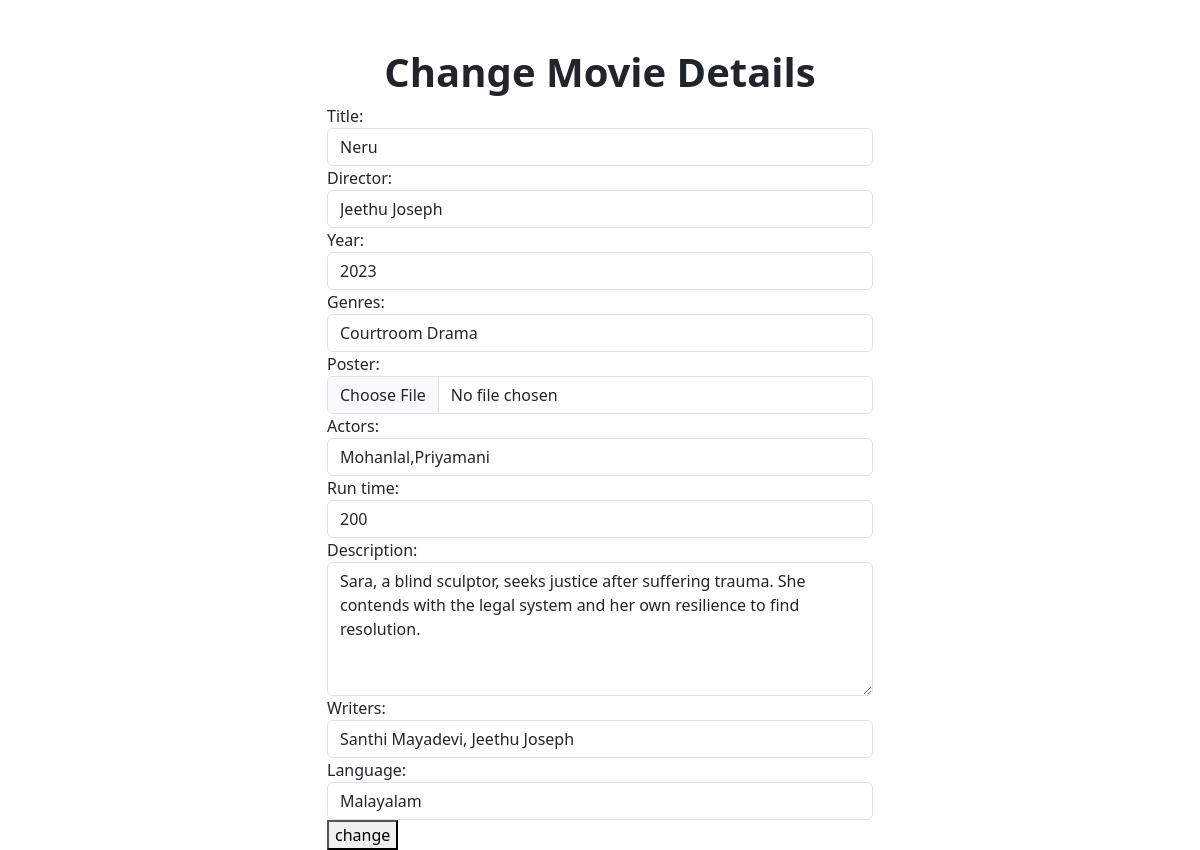
The page /myapp/movies/5/change/ on the database its author committed.
### myapp/models.py (models this page shows, shortened)
class Movie(models.Model):#pascalcase
    title=models.CharField(max_length=200,unique=True)
    director=models.CharField(max_length=200)
    year=models.CharField(max_length=200)
    genres=models.CharField(max_length=200)
    poster=models.ImageField(upload_to='images',default='images/default.jpg',blank=True)
    actors=models.CharField(max_length=200)
    run_time=models.PositiveIntegerField() #snakecase
    description=models.CharField(max_length=200,null=True)
    writers=models.CharField(max_length=200)
    language=models.CharField(max_length=200)

### myapp/views.py (the view, shortened to what this page needs)
# urls.py: path('movies/<int:pk>/change/',views.MovieUpdateView.as_view(),name='movie-update')
class MovieUpdateView(View):
    def get(self,request,*args,**kwargs):
        id=kwargs.get("pk")
        movie_object=Movie.objects.get(id=id)
        form=MovieForm(instance=movie_object)
        return render(request,'movie_edit.html',{'form':form})

### myapp/forms.py
class MovieForm(forms.ModelForm):
    class Meta:
        model=Movie
        fields="__all__"
        widgets={
            "title":forms.TextInput(attrs={'class':'form-control'}),
            "director":forms.TextInput(attrs={'class':'form-control'}),
            "year":forms.TextInput(attrs={'class':'form-control'}),
            "genres":forms.TextInput(attrs={'class':'form-control'}),
            "poster":forms.FileInput(attrs={'class':'form-control'}),
            "actors":forms.TextInput(attrs={'class':'form-control'}),
            "run_time":forms.TextInput(attrs={'class':'form-control'}),
            "description":forms.Textarea(attrs={'class':'form-control','rows':5}),
            "writers":forms.TextInput(attrs={'class':'form-control'}),
            "language":forms.TextInput(attrs={'class':'form-control'}),
        }

### myapp/templates/movie_edit.html (shortened to what this page needs)
<!DOCTYPE html>
<html lang="en">
<head>
    <link href="https://cdn.jsdelivr.net/npm/bootstrap@5.3.2/dist/css/bootstrap.min.css" rel="stylesheet">
</head>
<body>
    <h1 class="text-center fw-bolder mt-5">Change Movie Details</h1>
    <div class="container">
        <div class="row">
           <div class="col-3"></div>
           <div class="col-6">
            <form action="" method="post" enctype="multipart/form-data">
                {{form}}
                <button type="submit">change</button>
            </form>
           </div>
           <div class="col-3"></div>
        </div>
    </div>
</body>
</html>

### rows shown on the page
Movie: title "Neru", director "Jeethu Joseph", year "2023", genres "Courtroom Drama", actors "Mohanlal,Priyamani", run_time "200", description "Sara, a blind sculptor, seeks justice after suffering trauma. She contends with the legal system and her own resilience to find resolution.", writers "Santhi Mayadevi, Jeethu Joseph", language "Malayalam"
